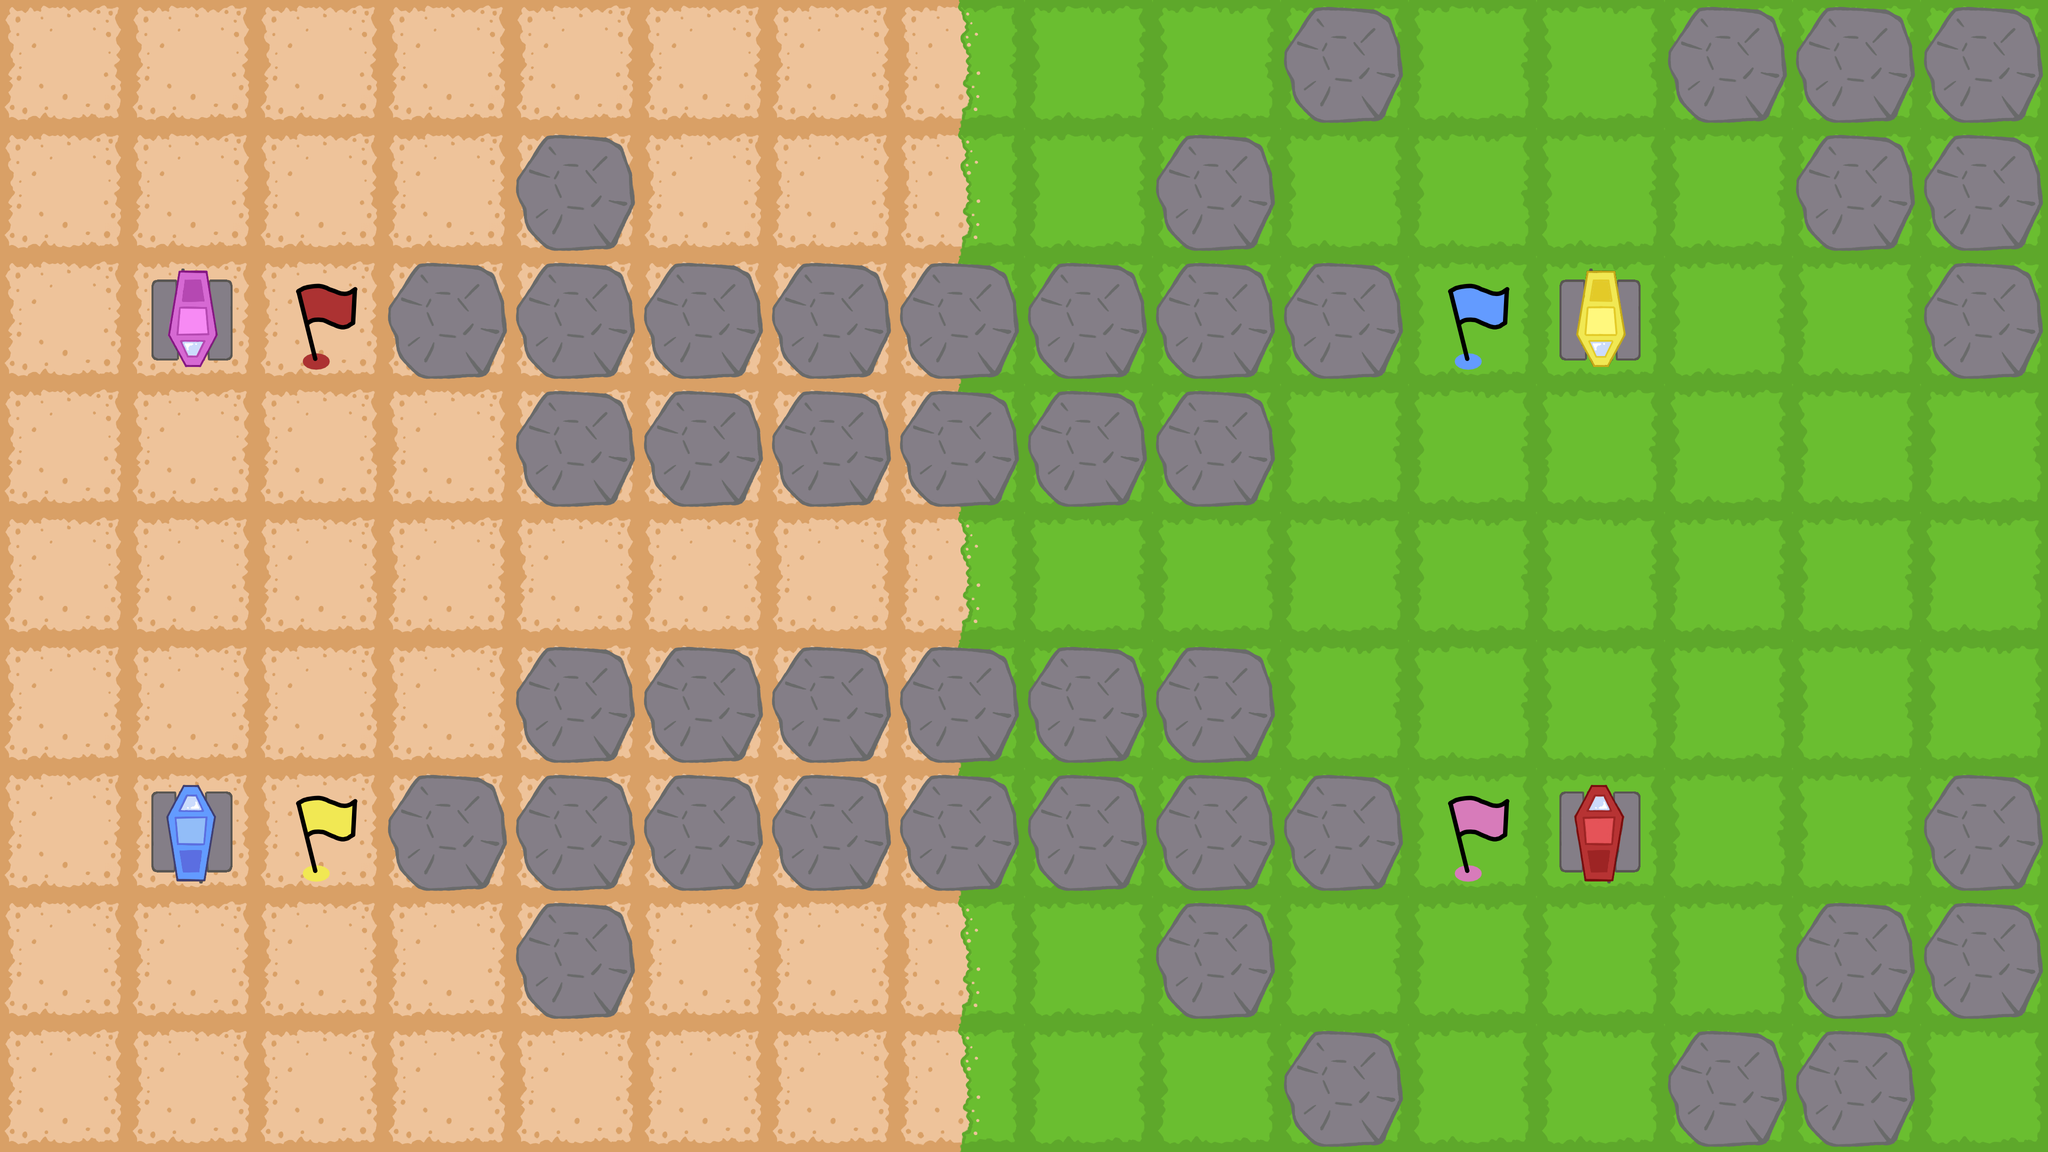

A 2D game scene composited from a Tiled map and its tileset images. What follows is a short description and the map's XML, with every tile layer's data as written:
An orthogonal 16x9 tile map with 256x256 px tiles, 3 tile layers (Base, Objects, Player), 3 tilesets.

<map version="1.10" tiledversion="1.10.1" orientation="orthogonal" renderorder="right-down" width="16" height="9" tilewidth="256" tileheight="256" infinite="0" nextlayerid="4" nextobjectid="1">
 <tileset firstgid="1" source="../img/BaseTiles/BaseTiles.tsx" />
 <tileset firstgid="13" source="../img/ObjectTiles/ObjectTiles.tsx" />
 <tileset firstgid="17" source="../img/Player/Player.tsx" />
 <layer id="1" name="Base" width="16" height="9">
  <data encoding="csv">
4,4,4,4,4,4,4,3,1,1,1,1,1,1,1,1,
4,4,4,4,4,4,4,3,1,1,1,1,1,1,1,1,
4,4,4,4,4,4,4,3,1,1,1,1,1,1,1,1,
4,4,4,4,4,4,4,3,1,1,1,1,1,1,1,1,
4,4,4,4,4,4,4,3,1,1,1,1,1,1,1,1,
4,4,4,4,4,4,4,3,1,1,1,1,1,1,1,1,
4,4,4,4,4,4,4,3,1,1,1,1,1,1,1,1,
4,4,4,4,4,4,4,3,1,1,1,1,1,1,1,1,
4,4,4,4,4,4,4,3,1,1,1,1,1,1,1,1
</data>
 </layer>
 <layer id="2" name="Objects" width="16" height="9">
  <data encoding="csv">
0,0,0,0,0,0,0,0,0,0,14,0,0,14,14,14,
0,0,0,0,14,0,0,0,0,14,0,0,0,0,14,14,
0,0,0,14,14,14,14,14,14,14,14,0,0,0,0,14,
0,0,0,0,14,14,14,14,14,14,0,0,0,0,0,0,
0,0,0,0,0,0,0,0,0,0,0,0,0,0,0,0,
0,0,0,0,14,14,14,14,14,14,0,0,0,0,0,0,
0,0,0,14,14,14,14,14,14,14,14,0,0,0,0,14,
0,0,0,0,14,0,0,0,0,14,0,0,0,0,14,14,
0,0,0,0,0,0,0,0,0,0,14,0,0,14,14,0
</data>
 </layer>
 <layer id="3" name="Player" width="16" height="9">
  <data encoding="csv">
0,0,0,0,0,0,0,0,0,0,0,0,0,0,0,0,
0,0,0,0,0,0,0,0,0,0,0,0,0,0,0,0,
0,3221225492,23,0,0,0,0,0,0,0,0,24,3221225489,0,0,0,
0,0,0,0,0,0,0,0,0,0,0,0,0,0,0,0,
0,0,0,0,0,0,0,0,0,0,0,0,0,0,0,0,
0,0,0,0,0,0,0,0,0,0,0,0,0,0,0,0,
0,19,22,0,0,0,0,0,0,0,0,25,18,0,0,0,
0,0,0,0,0,0,0,0,0,0,0,0,0,0,0,0,
0,0,0,0,0,0,0,0,0,0,0,0,0,0,0,0
</data>
 </layer>
</map>
